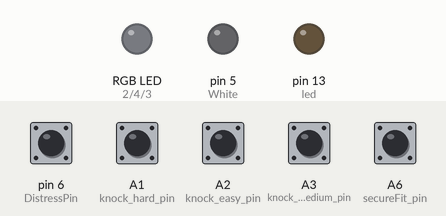
Recording of a sketch running on a simulated Teensy 4. Parts: an RGB LED mixed from three pins (HIGH = lit), output pins drawn as LEDs (lit = HIGH). Dashed ring = blinking. The test bench sets the inputs (shaded band); at power-on: A1 (knock_hard_pin), A2 (knock_easy_pin), A3 (knock_medium_pin), A6 (secureFit_pin), pin 6 (DistressPin) HIGH.

Above: at 0.1 s.
At 3.8 s:
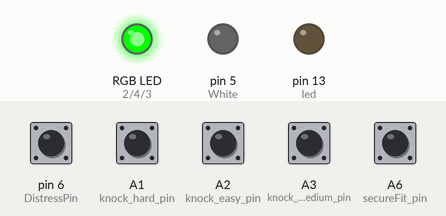
3.9 s: pin 6 (DistressPin) pulled LOW for 1.3 s
At 4.11 s:
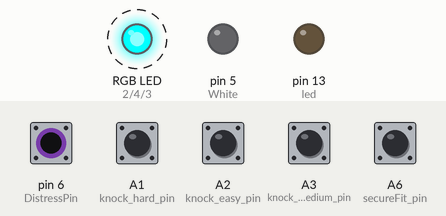
Timing chart, 0 to 10.5 s (numbered marks = the images above; inputs shaded):
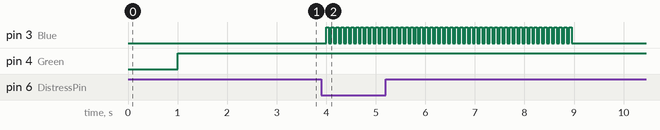

Measured:
- after the input at 3.9 s, pin 3 (Blue): alternates HIGH for 0.05 s and LOW for 0.05 s, 100 changes in all, then stays LOW, starting after 0.10 s

The sketch:

Fall_Detection_System_Teensey.ino
```cpp
  //  available pins

  // >>S No. part name/peripheral         purpose fo the sensor                                        pin name            pin number       interrupt??

  // 1     hall effect sensor 1         to ensure that the band is worn securely                     secureFit_pin        20              no
  // 2     hall effect sensor 2         to flip it to fall detection modefrom drowning mode          config_pin           21              yes
  // 3     capacative touch 1           to ensure that the band is on user                           skinDetect_pin       23 & 22(touch)  no
  // 4     capacative touch 2           to ensure that users hand comes in and out of water          waterDetect_pin      1 & 0 (touch)   no                                  no
  // 5     thermistor sensor            to detect water temperature and ensure external conditions   thermistor_pin       14 (A0)         no
  // 6     knock sensor easy            to detect motion/jerks on a easy threshold scale             knock_easy_pin       16              yes
  // 7     knock sensor medium          to detect motion/jerks in a medium threshold scale           knock_medium_pin     17              yes
  // 8     knock sensor hard            to detect motion/jerks in a hard threshold scale             knock_hard_pin       15              yes
  // 9     accelerometer                to poll the acceleration values of all the axies             SCL0 and SDA0        19 & 18         no
  // 10    timer                        to act as a clock and check events                           interrupt timer      xx              yes
  // 11    vibration motor              to act as a haptic feedback device                           vibration_pin        6               yes/no
  // 12    led builtin                  for development and testing                                  ledPin               13              yes/no
  // 13    RGBWled                      for visible output feedback                                  Red/Green/Blue/White 2&3&4&5         yes/no
  // 14    push button                  for vlountary emergency declaration                          distressACK_pin      2               yes

  // 15    3.7 volt battery             for powering up the teensey
  // 16    li po charger                for charging teensey
  // 17    magnets                      for feedback and secure fit


  // steps to make sure that drowning detector is working!!

  // 0  just as soon it turns on it checks sensors health
  // 1  it needs to make sure that the user has securely put on his band before enterning in water
  // 2  once that happens give a OK-signal that yes every thing is hunky dory
  // 3  now user is ecxpected to enter the water. Band should give a entering signal that yes now the user has entered the water...
  //    ... this is checked by capacative sense pin as well as the temperature sensor
  //    ... guardians are advised to be near the person if he/she (the user of band) doesn't know how to swim
  // 4  make sure that every thing is allright by reading the acceleometer,knock sensors,push button values

  // how to make sure that every thing is allright !!

  //  what does the timer function do?
  //  it will generate 3 types of routines
      //  1 will be called every 10 ms
      //  2 will be called every 1 second
      //  3 will be called every 6 seconds

  // lets begin

  // 1- check hall effect sensor for secure fit.... set parameter secure fit on!!

  // 2- check capacative sensor for secure fit...set secure fit on... this ensures that accelerometer values are read properly
  //    and an added parameter for conforming check that the user has worn the band and not just connected it without wearing it!!!

  // 3- if condition 1 and 2 are met set parameter proper device mount successful

  // 4- read accelerometer patterns and make sure of nothing but just for the sake of doing something

  // 5- if the user enters the water... set user in water parameter... this should be unset just as soon the water is not in contact with it

  // now lets see how our system works
          // we get the values from accelerometer and store it in a variable.... say x, y and z
          // we also check the values of 2 things in in ISR mode
              //the device is mounted securely i.e. the magnet is in place'
              // the knock sensors and their behaviour
              // if something is wrong... then tell the user's guardian and the user immidiately.
          // we create 4 different types of event sets.
              // 1- keeps the log of 10 ms activities
              // 2- keeps the log of 1 sec activities
              // 3- keeps the log of 10 sec activities

//red means danger/call guardian/SOS
//blue means something is SOS call on purpose
//green means strap loose.. tighten it MrUser
//white means channging mode of operation
//######################################//
//accelerometer not used on purpose as it was not generating values that were consistent with fall detection
//compared across wide range of motions including free falls, boxing, and lounges (not that all people do that)
//######################################//
//#include <Wire.h>
#include <CapacitiveSensor.h>
#include <Adafruit_Sensor.h>
//#include <Adafruit_ADXL343.h>

#define thermistor_pin A0 // pin14
#define SERIESRESISTOR 10000
#define SkinNumber 500
IntervalTimer myTimer;

//CapacitiveSensor  waterDetect = CapacitiveSensor(1,0);
//CapacitiveSensor  skinDetect = CapacitiveSensor(23,22);
const long waterDetect_Threshold=20000;
const long skinDetect_Threshold1=20000;
const long skinDetect_Threshold2=3000;

bool access_vibration_sensors_10ms = 0;
bool access_vibration_sensors_100ms = 0;
bool access_vibration_sensors_1sec = 0;
bool access_vibration_sensors_10sec = 0;

/////////////////////////////////////////
 unsigned int knock_easy_count_1sec = 0;
 unsigned int knock_easy_count_1sec_Preset = 0;

 unsigned int knock_easy_count_10sec = 0;
 unsigned int knock_easy_count_10sec_Preset = 0;
//////////////////////////////////////////

 unsigned int knock_medium_count_1sec = 0;
 unsigned int knock_medium_count_10sec = 0;

 unsigned int knock_hard_count_1sec = 0;
 unsigned int knock_hard_count_10sec = 0;

bool vibration_pin_State = 0;
bool ledState = 0;
bool RedState = 0;
bool BlueState = 0;
bool GreenState = 0;
bool WhiteState = 0;
bool secureFit_pin_State = 0;
bool config_pin_State = 0;
bool isUserSwimming = 0;
volatile bool copyData = 0;
volatile bool distressParam = 0;

int vibration_pin = 7;

int led = 13; //the builtin LED in teensey 3.2

int Red = 2;

int Blue = 3;

int Green = 4;

int White = 5;

int DistressPin = 6;

int knock_easy_pin = 16;
int knock_medium_pin = 17;
int knock_hard_pin = 15;

int secureFit_pin = 20;

int config_pin = 21;

bool deviceWornProperly = 0;

volatile unsigned int knock_easy_count = 0;
volatile unsigned int knock_medium_count = 0;
volatile unsigned int knock_hard_count = 0;
volatile unsigned int HES_count = 0;

void ISR_knock_easy (void){
  knock_easy_count++;
}
void ISR_knock_medium (void){
  knock_medium_count++;
}
void ISR_knock_hard (void){
  knock_hard_count++;
}

void ISR_DISTRESS (void){
  // something
  distressParam = 1;
  detachInterrupt(digitalPinToInterrupt(DistressPin)); //put just before exiting void setup
}

void ISR_CONFIG (void){
  //
}

volatile unsigned int Mr10msCount = 0;  //counts the number if times 10 milliseconds have passed
volatile unsigned int Mr100msCount = 0; //counts the number of times 100 milliseconds have passed
volatile unsigned int Mr1secCount = 0;  // counts the number of times 1 second has passed
volatile unsigned int Mr10secCount = 0; // counts the number of times 10 seconds has passed

void myTimerFunction(){
  //access every 10 ms
  //increment every 1 second for events
  //count every 10 seconds for event
  //ledPin_State = !ledPin_State;
  //digitalWrite(ledPin, ledPin_State);
  Mr10msCount++;  //starts with 1 counts up..

  if (Mr10msCount >= 10){ //if reaches 10 ...means 100 ms have elapsed
    Mr10msCount = 0;      //reset Mr10msCount
    Mr100msCount++;
    ///see here if anything potential bad events have oucured at high frequency

    if(Mr100msCount >= 10){//this means that 1 second has elapsed
      Mr100msCount = 0;    //reset Mr100msCount
      Mr1secCount++;
      copyData = 1;
      knock_easy_count_1sec = knock_easy_count;
      knock_easy_count = 0; //reset the value of knock easy count
      knock_medium_count_1sec = knock_medium_count;
      knock_medium_count = 0; // reset the value of knock medium count
      knock_hard_count_1sec = knock_hard_count;
      knock_hard_count = 0; // reset the value of knock hard count

      // do the routine supposed to happen every second
        //digitalWrite(led, !(digitalRead(led)));

        //  Serial.println("####");

      if (Mr1secCount >= 10 ){// this means that 10 seconds hae passed ... call it if you think anyhitning suspicious
        Mr1secCount = 0;      //reset Mr1secCount
        Mr10secCount++;

        if (Mr10secCount >= 6){ //this means that a minute has passed
          Mr10secCount = 0;// reset Mr10secCount second count... no need in dragging stuff!!
        }
      }
    }
  }
}
void Check_for_distress (void){
  if(distressParam == 1){
    distressParam = 0;
    int outCount2 = 0;
      while (23){
        outCount2 ++;
        digitalWrite(Blue, !(digitalRead(Blue)));
        delay(50);
        if(outCount2 >= 100){
          break;
        }
      }
    attachInterrupt(digitalPinToInterrupt(DistressPin), ISR_DISTRESS, FALLING); //put just before exiting void setup
  }
}

void Check_if_the_device_is_worn_proper (void){
    secureFit_pin_State = digitalRead(secureFit_pin);
    if(secureFit_pin_State == 0){
      digitalWrite(Green, LOW);
    }
    if(secureFit_pin_State == 1){
      digitalWrite(Green, HIGH);
    }
    ///Serial.print("secureFit_pin_State = ");   Serial.println(secureFit_pin_State);

//    long skinDetect_Value =  skinDetect.capacitiveSensor(30);
//    if (skinDetect_Value <= SkinNumber ){
//      digitalWrite(Blue, HIGH);
//    }
//    if(skinDetect_Value > SkinNumber ){
//      digitalWrite(Blue, LOW);
//    }
   // Serial.println(skinDetect_Value);          // print sensor output 1
}

void setup(void)
{
  pinMode (config_pin, INPUT);
  pinMode (config_pin, INPUT_PULLUP);

  pinMode (knock_easy_pin,INPUT);
  pinMode (knock_easy_pin,INPUT_PULLUP);

  pinMode (knock_medium_pin,INPUT);
  pinMode (knock_medium_pin,INPUT_PULLUP);

  pinMode (knock_hard_pin,INPUT);
  pinMode (knock_hard_pin,INPUT_PULLUP);

  pinMode (DistressPin,INPUT);
  pinMode (DistressPin,INPUT_PULLUP);

  pinMode (secureFit_pin,INPUT); //needs to be monitored continuously
  pinMode (secureFit_pin,INPUT_PULLUP);

  pinMode (led, OUTPUT);
  digitalWrite(led, ledState);

  pinMode (Red, OUTPUT);
  digitalWrite(Red, RedState);

  pinMode (Blue, OUTPUT);
  digitalWrite(Blue, BlueState);

  pinMode (Green, OUTPUT);
  digitalWrite(Green, GreenState);

  pinMode (White, OUTPUT);
  digitalWrite(White, WhiteState);

  //Serial.begin(9600);
  //while (!Serial);//##############################################################

  //Serial.println("");

  attachInterrupt(digitalPinToInterrupt(knock_easy_pin), ISR_knock_easy, FALLING); //put just before exiting void setup
  attachInterrupt(digitalPinToInterrupt(knock_medium_pin), ISR_knock_medium, FALLING); //put just before exiting void setup
  attachInterrupt(digitalPinToInterrupt(knock_hard_pin), ISR_knock_hard, FALLING); //put just before exiting void setup
  attachInterrupt(digitalPinToInterrupt(DistressPin), ISR_DISTRESS, FALLING); //put just before exiting void setup

  //attachInterrupt(digitalPinToInterrupt(config_pin), ISR_CONFIG, FALLING);
  myTimer.begin(myTimerFunction, 10000);  // myTimerFunction to be called every 10 milli second

}

unsigned int knock_easy_count_1sec_read = 0;
unsigned int knock_medium_count_1sec_read = 0;
unsigned int knock_hard_count_1sec_read = 0;
unsigned int accelerometer_event_count = 0;
bool allow_acc_count_print = 0;

void loop(void)
{
  // Check_if_the_device_is_worn_proper();

//    while (66){
//      digitalWrite(Green, !(digitalRead(Green)));
//      digitalWrite(Blue, !(digitalRead(Blue)));
//      digitalWrite(Red, !(digitalRead(Red)));
//      digitalWrite(White, !(digitalRead(White)));
//      digitalWrite(led, !(digitalRead(led)));
//      delay(50);
//    }
  accelerometer_event_count++;
  if(copyData){
    copyData = 0;
    noInterrupts();
    ////////////////////////////////////
    //copy all interrupts related data//
    ////////////////////////////////////

    knock_easy_count_1sec_read = knock_easy_count_1sec;
    knock_medium_count_1sec_read = knock_medium_count_1sec;
    knock_hard_count_1sec_read = knock_hard_count_1sec;
 // Serial.print("****");
   // Serial.print(knock_medium_count_1sec_read);   Serial.print("****");

      //  Serial.println(knock_hard_count_1sec_read);

    allow_acc_count_print = 1;

    if(knock_hard_count_1sec_read >= 20 || knock_medium_count_1sec_read >= 80){
      int outCount = 0;
      while (13){
        outCount ++;
        digitalWrite(Red, !(digitalRead(Red)));
        delay(50);
        if(outCount >= 100){
          break;
        }
      }
    }
    Check_if_the_device_is_worn_proper();
    Check_for_distress();
    interrupts();
  }
//    while (66){
//        digitalWrite(Green, !(digitalRead(Green)));
//        digitalWrite(Blue, !(digitalRead(Blue)));
//        digitalWrite(Red, !(digitalRead(Red)));
//        digitalWrite(led, !(digitalRead(led)));
//      delay(50);
//    }


  delay(100);
}
```
